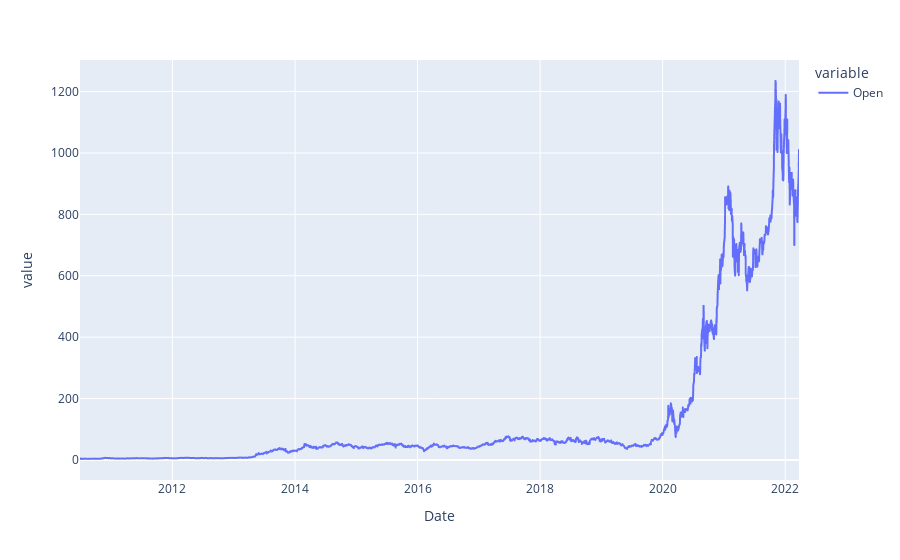
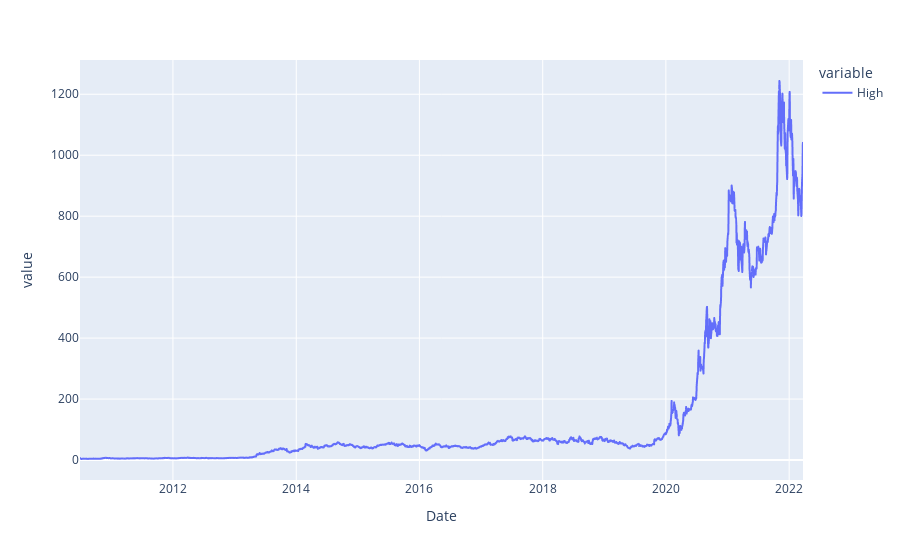
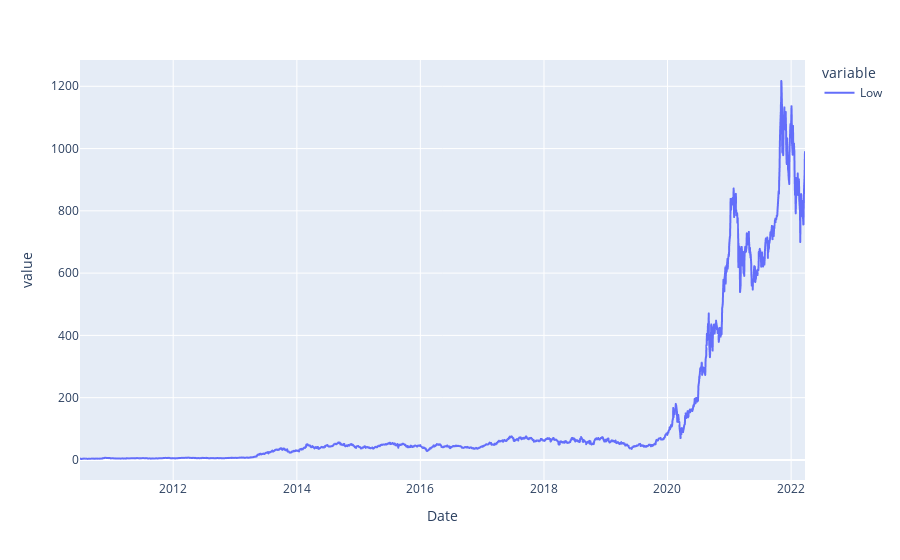
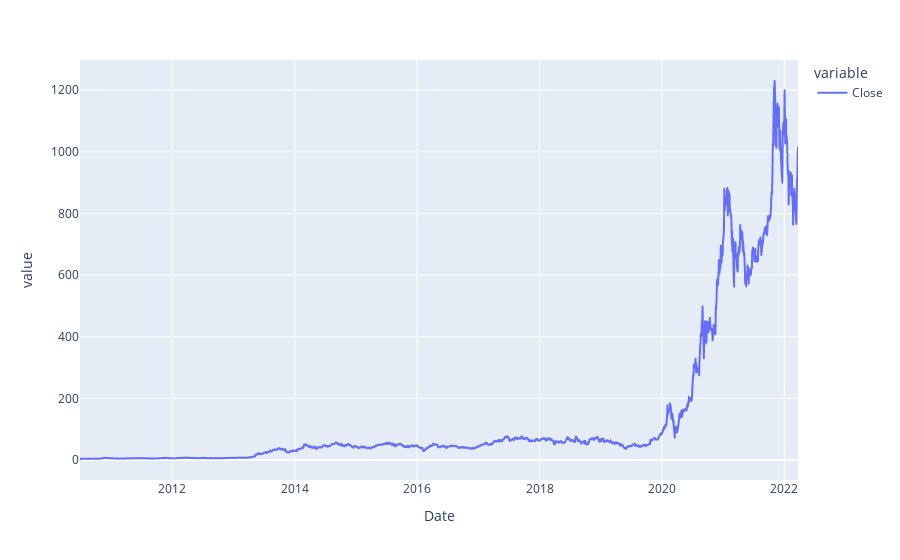

Notebook source saved alongside these figures, in order:
### Code cell
#stock data analysis

def line_plot(target_col):
    iplot(px.line(target_col))

cols = tsla_df.columns.tolist()

for col in cols:
    line_plot(tsla_df[col])

### Figure 1 — Plotly figure (JSON) as saved in the notebook; plotly's stock layout.template omitted (floating-point values rounded to 4 significant figures; data arrays with more than 128 entries replaced by an {"elided": "..."} marker saying what was removed)
{"data": [{"hovertemplate": "variable=Open<br>Date=%{x}<br>value=%{y}<extra></extra>", "legendgroup": "Open", "line": {"color": "#636efa", "dash": "solid"}, "marker": {"symbol": "circle"}, "mode": "lines", "name": "Open", "showlegend": true, "type": "scattergl", "x": {"elided": "2956 str values"}, "xaxis": "x", "y": {"elided": "2956 float values"}, "yaxis": "y"}], "layout": {"legend": {"title": {"text": "variable"}, "tracegroupgap": 0}, "margin": {"t": 60}, "xaxis": {"anchor": "y", "domain": [0, 1], "title": {"text": "Date"}}, "yaxis": {"anchor": "x", "domain": [0, 1], "title": {"text": "value"}}}}

### Figure 2 — Plotly figure (JSON) as saved in the notebook; plotly's stock layout.template omitted (floating-point values rounded to 4 significant figures; data arrays with more than 128 entries replaced by an {"elided": "..."} marker saying what was removed)
{"data": [{"hovertemplate": "variable=High<br>Date=%{x}<br>value=%{y}<extra></extra>", "legendgroup": "High", "line": {"color": "#636efa", "dash": "solid"}, "marker": {"symbol": "circle"}, "mode": "lines", "name": "High", "showlegend": true, "type": "scattergl", "x": {"elided": "2956 str values"}, "xaxis": "x", "y": {"elided": "2956 float values"}, "yaxis": "y"}], "layout": {"legend": {"title": {"text": "variable"}, "tracegroupgap": 0}, "margin": {"t": 60}, "xaxis": {"anchor": "y", "domain": [0, 1], "title": {"text": "Date"}}, "yaxis": {"anchor": "x", "domain": [0, 1], "title": {"text": "value"}}}}

### Figure 3 — Plotly figure (JSON) as saved in the notebook; plotly's stock layout.template omitted (floating-point values rounded to 4 significant figures; data arrays with more than 128 entries replaced by an {"elided": "..."} marker saying what was removed)
{"data": [{"hovertemplate": "variable=Low<br>Date=%{x}<br>value=%{y}<extra></extra>", "legendgroup": "Low", "line": {"color": "#636efa", "dash": "solid"}, "marker": {"symbol": "circle"}, "mode": "lines", "name": "Low", "showlegend": true, "type": "scattergl", "x": {"elided": "2956 str values"}, "xaxis": "x", "y": {"elided": "2956 float values"}, "yaxis": "y"}], "layout": {"legend": {"title": {"text": "variable"}, "tracegroupgap": 0}, "margin": {"t": 60}, "xaxis": {"anchor": "y", "domain": [0, 1], "title": {"text": "Date"}}, "yaxis": {"anchor": "x", "domain": [0, 1], "title": {"text": "value"}}}}

### Figure 4 — Plotly figure (JSON) as saved in the notebook; plotly's stock layout.template omitted (floating-point values rounded to 4 significant figures; data arrays with more than 128 entries replaced by an {"elided": "..."} marker saying what was removed)
{"data": [{"hovertemplate": "variable=Close<br>Date=%{x}<br>value=%{y}<extra></extra>", "legendgroup": "Close", "line": {"color": "#636efa", "dash": "solid"}, "marker": {"symbol": "circle"}, "mode": "lines", "name": "Close", "showlegend": true, "type": "scattergl", "x": {"elided": "2956 str values"}, "xaxis": "x", "y": {"elided": "2956 float values"}, "yaxis": "y"}], "layout": {"legend": {"title": {"text": "variable"}, "tracegroupgap": 0}, "margin": {"t": 60}, "xaxis": {"anchor": "y", "domain": [0, 1], "title": {"text": "Date"}}, "yaxis": {"anchor": "x", "domain": [0, 1], "title": {"text": "value"}}}}
